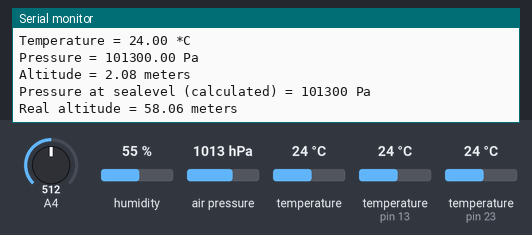
Bench run of a sketch on a simulated Arduino Mega 2560, built with avr-gcc and run on an emulated ATmega2560. Shown: the last lines printed to the serial monitor. Inputs (shaded band) come from the test bench; at power-on: humidity 55 %, air pressure 1013 hPa, temperature 24 °C, temperature (sensors on pin 23, pin 13) 24 °C, A4 = 512.

Above: at 12.6 s.
12.7 s: humidity set to 22 %
At 16.0 s:
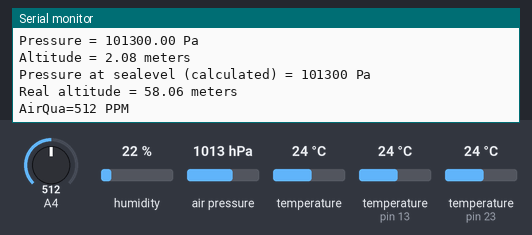
17.1 s: air pressure set to 952 hPa
At 20.0 s:
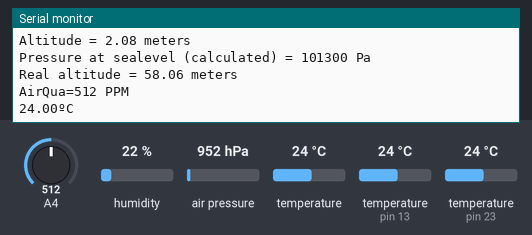
21.5 s: temperature (sensor 0) set to 12 °C
At 24.7 s:
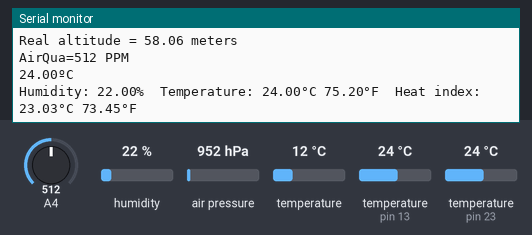
25.9 s: temperature (sensor on pin 23) set to 12 °C
At 27.0 s:
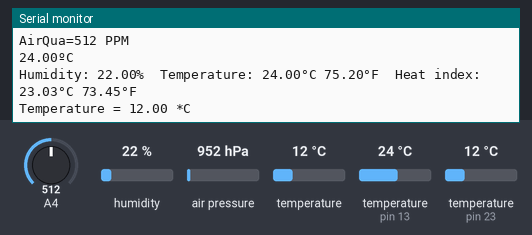
30.3 s: A4 set to 716
At 33.3 s:
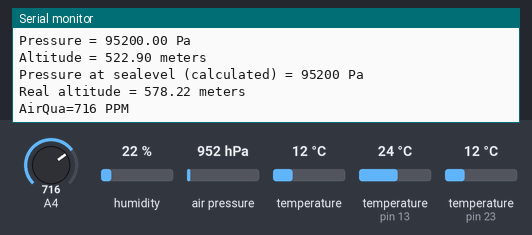
34.7 s: temperature (sensor on pin 13) set to 12 °C
At 37.2 s:
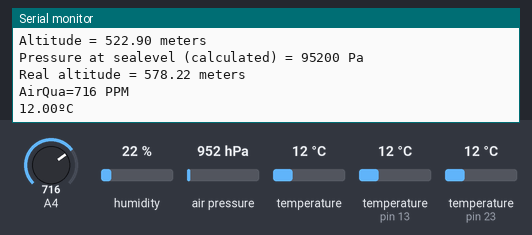

The sketch:

28-05-2022.ino
```cpp
#include <OneWire.h>
#include <DallasTemperature.h>
#include "DHT.h"
#include <Wire.h>
#include <Adafruit_BMP085.h>


/// GPIO where the DS18B20 is connected to
const int oneWireBus = 23;

// Setup a oneWire instance to communicate with any OneWire devices
OneWire oneWire(oneWireBus);

// Pass our oneWire reference to Dallas Temperature sensor
DallasTemperature sensors(&oneWire);
//----------------------------------------------//
#define DHTPIN 13        // Digital pin connected to the DHT sensor //  use pins 3, 4, 5, 12, 13 or 14 --//
#define DHTTYPE DHT11   // DHT 11
DHT dht(DHTPIN, DHTTYPE); // Initialize DHT sensor.
//--------------------------------------------//
Adafruit_BMP085 bmp;

//------------Air Quality (MQ135)----------//
#define MQ135_THRESHOLD_1 1000 // Fresh Air threshold


void setup() {
  // Start the Serial Monitor
  Serial.begin(115200);
  Serial.println(F("Serial ..........!"));
  // Start the DS18B20 sensor
  sensors.begin();
//--------------------------------//
Serial.println(F("DHTxx test!"));
dht.begin();

//-------------BMP180----------------------//
if (!bmp.begin()) {
  Serial.println("Could not find a valid BMP085/BMP180 sensor, check wiring!");
  //while (1) //{}
}}

//----------------------------------------//


void loop() {
  //----------------------DS18B20--------------------//
  sensors.requestTemperatures();
  float temperatureC = sensors.getTempCByIndex(0);
  //float temperatureF = sensors.getTempFByIndex(0);
  Serial.print(temperatureC);
  Serial.println("ºC");
  //Serial.print(temperatureF);
 // Serial.println("ºF");
  Serial.println();
  delay(3000);
//-------------------------------------------------//
//--------------DHT11-----------------------------//
//------------------------------------------------//
// Wait a few seconds between measurements.
  delay(2000);

  // Reading temperature or humidity takes about 250 milliseconds!
  // Sensor readings may also be up to 2 seconds 'old' (its a very slow sensor)
  float h = dht.readHumidity();
  // Read temperature as Celsius (the default)
  float t = dht.readTemperature();
  // Read temperature as Fahrenheit (isFahrenheit = true)
  float f = dht.readTemperature(true);

  // Check if any reads failed and exit early (to try again).
  if (isnan(h) || isnan(t) || isnan(f)) {
    Serial.println(F("Failed to read from DHT sensor!"));
    return;
  }

  // Compute heat index in Fahrenheit (the default)
  float hif = dht.computeHeatIndex(f, h);
  // Compute heat index in Celsius (isFahreheit = false)
  float hic = dht.computeHeatIndex(t, h, false);

  Serial.print(F("Humidity: "));
  Serial.print(h);
  Serial.print(F("%  Temperature: "));
  Serial.print(t);
  Serial.print(F("°C "));
  Serial.print(f);
  Serial.print(F("°F  Heat index: "));
  Serial.print(hic);
  Serial.print(F("°C "));
  Serial.print(hif);
  Serial.println(F("°F"));
  delay(3000);
Serial.print("Temperature = ");
  Serial.print(bmp.readTemperature());
  Serial.println(" *C");
  Serial.println();
  delay(3000);

 //-------------------------------------BMP180----------------------//
   float BrPressure;       //04
   BrPressure = bmp.readPressure();
   Serial.print("Pressure = ");
   Serial.print(BrPressure);                                        // thingspeak value 3  Barometeric Pressure
   Serial.println(" Pa");
 // Serial.print("Pressure = ");
  //Serial.print(bmp.readPressure());
 // Serial.println(" Pa");

  // Calculate altitude assuming 'standard' barometric
  // pressure of 1013.25 millibar = 101325 Pascal
  Serial.print("Altitude = ");
  Serial.print(bmp.readAltitude());
  Serial.println(" meters");

  Serial.print("Pressure at sealevel (calculated) = ");
  Serial.print(bmp.readSealevelPressure());
  Serial.println(" Pa");

  // you can get a more precise measurement of altitude
  // if you know the current sea level pressure which will
  // vary with weather and such. If it is 1015 millibars
  // that is equal to 101500 Pascals.
  Serial.print("Real altitude = ");
  Serial.print(bmp.readAltitude(102000));
  Serial.println(" meters");

  Serial.println();
  delay(3000);


//----------------AIR Quality(MQ-135)----------------------------//
int MQ135_data = analogRead(36);

Serial.print("AirQua=");
Serial.print(MQ135_data, DEC);               // prints the value read
Serial.println(" PPM");
/*
if(MQ135_data < MQ135_THRESHOLD_1){
Serial.print('Fresh Air: ');
} else {
Serial.print('Poor Air:');
}
Serial.print(MQ135_data); // analog data
Serial.print('PPM'); // Unit = part per million */
Serial.println();
delay(3000);
/////////////////////////////////////////////////////////

}
```

Measured:
- after the input at 30.3 s, the serial monitor: prints a new line after 2.3 s (image 5)
